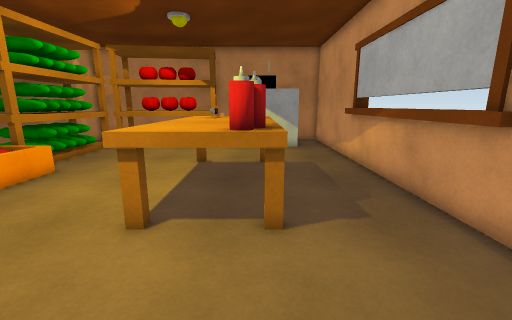
[1] (above)

16 first-person views from a walk through a scene from a Unity 3-D project. The camera is 1.4 m above the floor, tilts 12° down and sees 90° across. The floor is counted in squares, 0.5 m on a side. Each view is taken from the middle of a square. On the plan, view 1 faces up. The plan holds only what a view shows up to about 19 squares ahead; the rest is blank. The place goes on beyond the plan. The player character is not drawn. Some surface patterns are stand-ins.

[2]
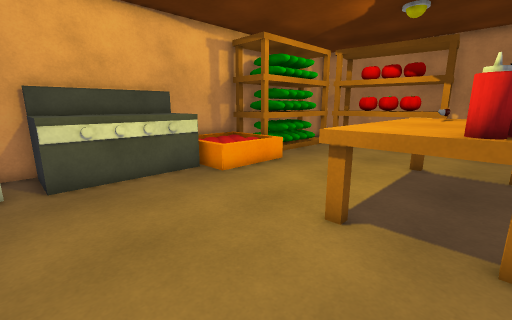

[3]
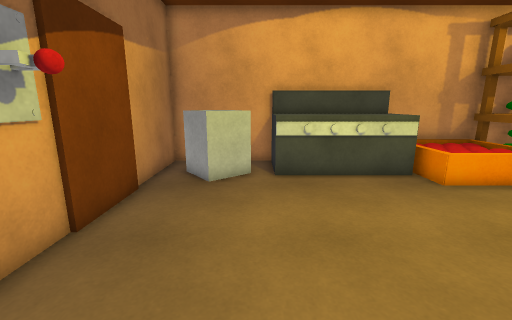

[4]
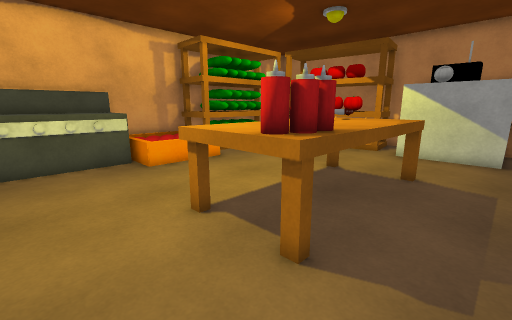

[5]
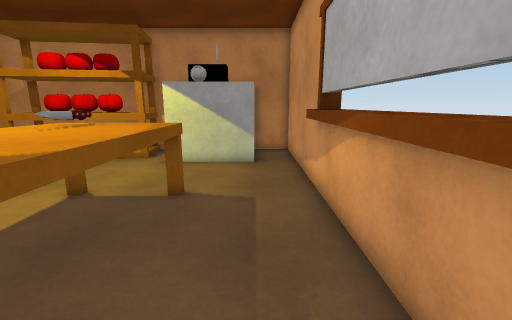

[6]
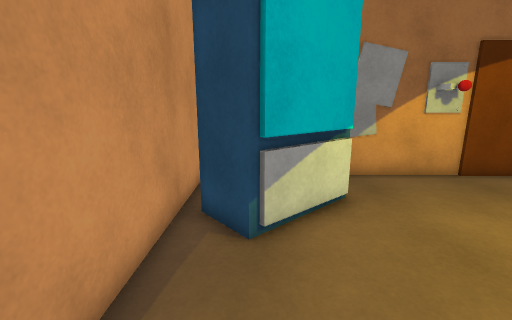

[7]
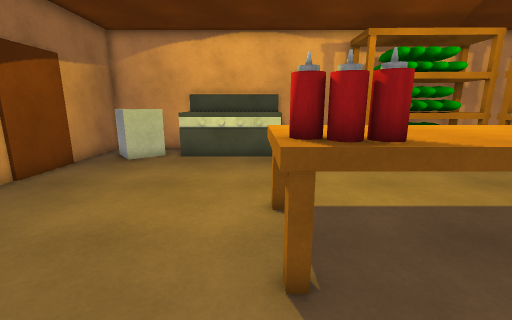

[8]
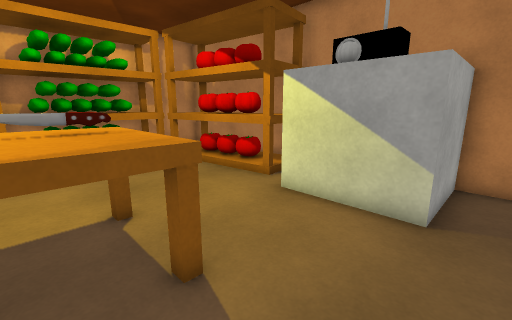

[9]
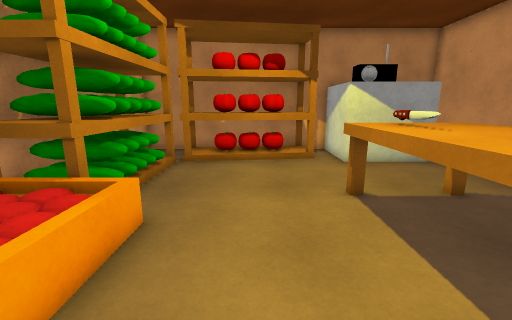

[10]
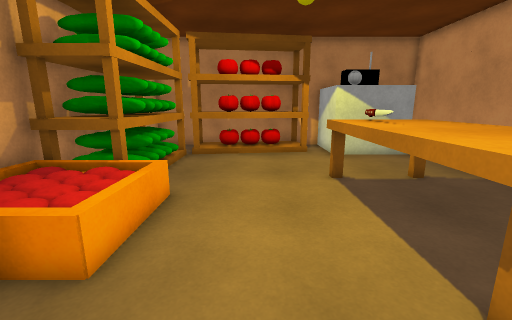

[11]
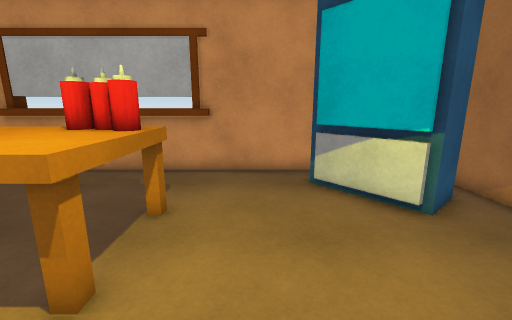

[12]
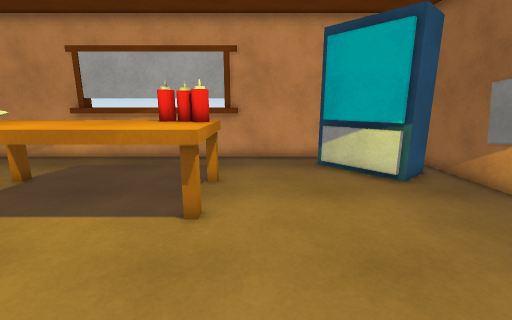

[13]
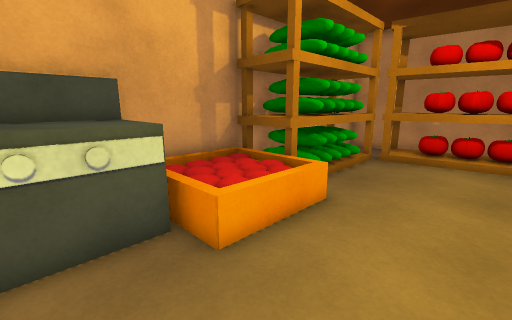

[14]
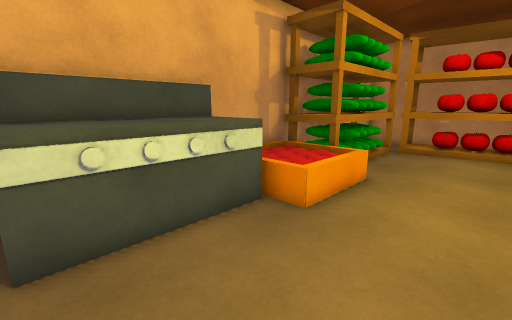

[15]
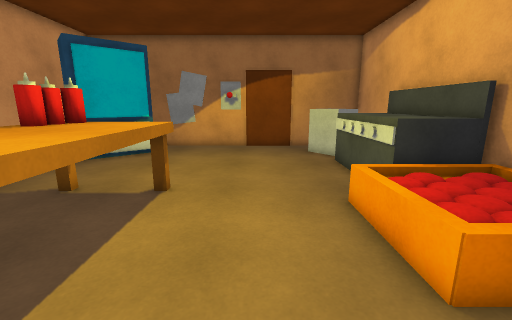

[16]
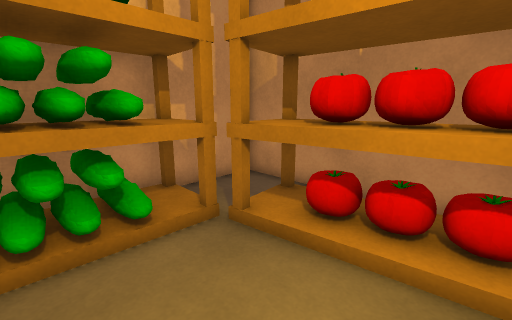

### Floor plan
Key: @ floor where view 1 was taken; # wall or solid block; . floor; O other object.
Columns run from 13 left of view 1 to 6 right of it. Each row starts with its distance up from view 1.
 22 #############   ###
 21 #...OOOOOOO.O   O.#
 20 #..OOOOOOOO.O   O.#
 19 #..OOOOOOOO.O   O.#
 18 #OOOOOOOOO..OOOOO.#
 17 #OOO..............#
 16 #OOO..............#
 15 #OOO..............#
 14 #OOO..............#
 13 #OOO......OOOOO...OO
 12 #OOO......OOOOO...OO
 11 #OOOO.....OOOOO...O
 10 #OOOO.....OOOOO...OO
  9 #OOOO.....OOOOO...OO
  8 #OOOO.....OOOOO...OO
  7 #OOOO.....OOOOO...O
  6 #OOO......OOOOO...O
  5 #OOO......OOOOO...#
  4 #OOO..............#
  3 #OOO..............#
  2 #OOO..............#
  1 #OOO............O.#
  0 #.O..........@OOOO#
 -1 #OOO.........OO   #
 -2 # OOO........OO   #
 -3 #.OO.....O....OO  #
 -4 #########O#######

Positions as (right, up) in squares from view 1, and headings:
1: (0, 0), facing up
2: (0, 0), facing up-left
3: (0, 0), facing left
4: (3, 2), facing up-left
5: (3, 5), facing up
6: (3, 6), facing down
7: (4, 5), facing left
8: (4, 11), facing up-left
9: (-6, 5), facing up
10: (-6, 3), facing up
11: (-6, 3), facing right
12: (-9, 4), facing right
13: (-5, 4), facing up-left
14: (-5, 1), facing up-left
15: (-6, 14), facing down
16: (-5, 14), facing up-left
